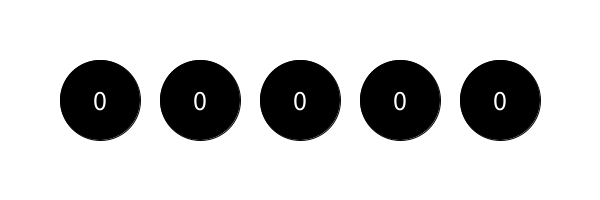
Frame 1 (no input)
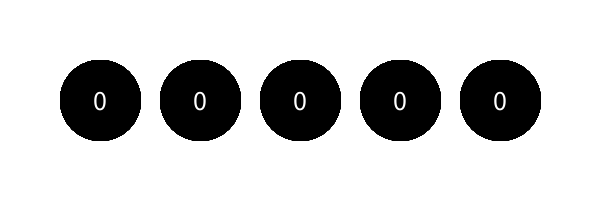
Frame 60 (the mouse pressed at the canvas centre just before this capture)
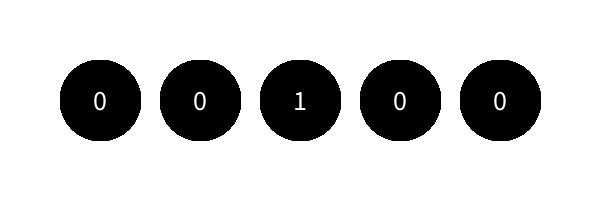
Frame 120 (the mouse held since frame 60 and released just before this capture)

The Processing sketch that drew these frames (run headless with seeded random() and noise(); from frame 60 on, the mouse is pressed at the canvas centre):

// Processing sketch: Counters
// ── Counters.pde
/**
 * Counters
 *
 * A rather boring example to explain how classes work in Processing.
 * Five instances of the "Counter" class are created and displayed on
 * the screen.
 */

// Creates an array that will contain 5 "Counter" objects.
Counter[] counters = new Counter[5];

void setup() {
  size(600, 200);
  background(255);

  /**
   * Creates all counters with their coordinates and stores them
   * in the counters array.
   */
  for (int i = 0; i < counters.length; i++) {
    counters[i] = new Counter((i * 100) + 100, height / 2);
  }
}

void draw() {
  // Displays all counters.
  for (int i = 0; i < counters.length; i++) {
    counters[i].display();
  }
}

void mousePressed() {
  for (int i = 0; i < counters.length; i++) {
    // Checks if we are currently pointing to the current counter.
    if (counters[i].isMouseOver()) {
      // Increments the current counter's value.
      counters[i].incrementCount();
    }
  }
}

// ── Counter.pde
/**
 * Counter class
 *
 * Very basic counter that starts at 0 and can only be incremented.
 *
 * @todo Add decrement and reset methods.
 */
class Counter {
  int count = 0;
  float x, y;
  float diameter = 80;
  float radius = diameter / 2;

  /**
   * Constructor for creating a new Counter object.
   *
   * @param x x coordinate of the center of the counter
   * @param y y coordinate of the center of the counter
   */
  Counter(float x, float y) {
    this.x = x;
    this.y = y;

    // Basic styling
    ellipseMode(CENTER);
    textAlign(CENTER, CENTER);
    textSize(28);
  }

  /**
   * Adds one to the current count.
   */
  void incrementCount() {
    count += 1;
  }

  /**
   * Displays the counter with a black circle and white text in
   * its center.
   */
  void display() {
    fill(0);
    circle(x, y, diameter);

    fill(255);
    text(count, x, y);
  }

  /**
   * Returns true or false depending on whether the mouse is over
   * the counter or not.
   */
  boolean isMouseOver() {
    /*
     * Calculates the distance between the mouse and the center
     * of the counter.
     */
    float distance = dist(mouseX, mouseY, x, y);

    // Since the counter is a circle, we check if we are within its radius.
    if (distance < radius) {
      return true;
    }

    return false;
  }
}
